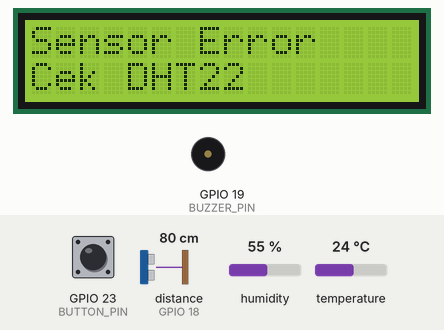
Simulated run of this sketch. Board: ESP32. On the bench: 16×2 character LCD, buzzer (waves = sounding). Wiring (from diagram.json): ultrasonic range finder: trigger GPIO 5; echo GPIO 18. The inputs (shaded band) are chosen by the test bench; at power-on: distance to the obstacle (sensor on GPIO 18) 80 cm, humidity 55 %, temperature 24 °C, GPIO 23 (BUTTON_PIN) HIGH. The echo pulse lasts 58.3 µs per cm; WiFi joins after 1.5 s; servers stay silent unless stated; what the sketch prints to the serial monitor is not drawn.

Above: at 3.5 s.
3.6 s: distance to the obstacle (sensor on GPIO 18) set to 83 cm
At 4.2 s:
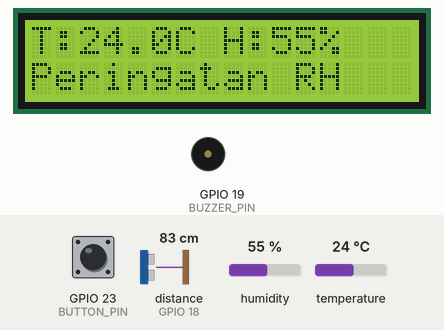
5.4 s: distance to the obstacle (sensor on GPIO 18) set to 2 cm
At 6.3 s:
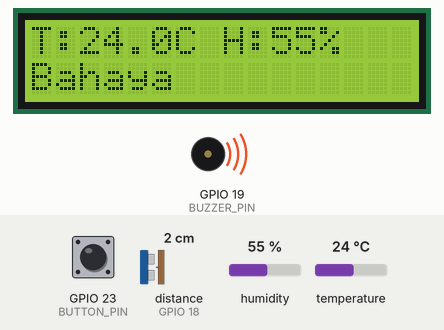
7.4 s: humidity set to 74 %
At 9.1 s:
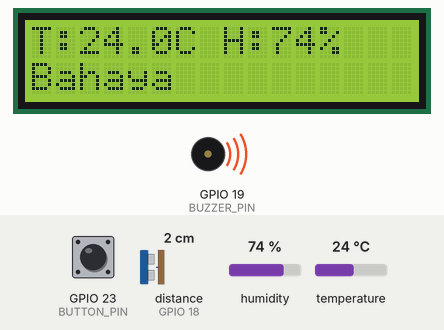
9.4 s: humidity set to 77 %
At 12.7 s:
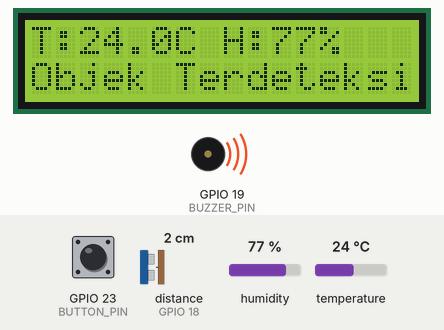
13.4 s: distance to the obstacle (sensor on GPIO 18) set to 120 cm
At 15.1 s:
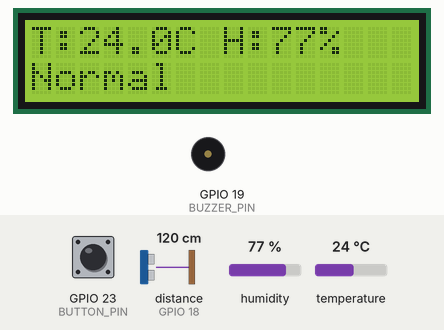
15.4 s: temperature set to 18.4 °C
At 16.8 s:
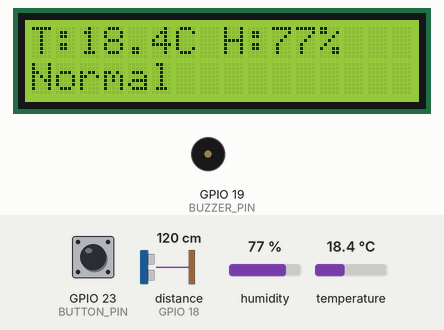
17.4 s: temperature set to 17.2 °C
Timing chart, 0 to 20.4 s (numbered marks = the images above; inputs shaded):
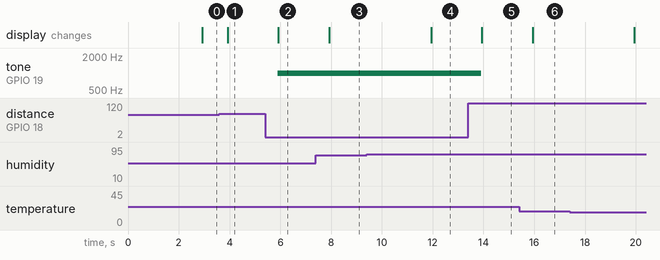

Measured:
- the behaviour switches between 80 and 81 cm on distance to the obstacle (sensor on GPIO 18) (found by bisection; images 0 and 1)
- the behaviour switches between 75 and 76 % on humidity (found by bisection; images 3 and 4)
- after the input at 3.6 s, tone on GPIO 19 (BUZZER_PIN): stays silent (without the input it goes to 1000 Hz after 0.31 s); the display: changes after 0.34 s (image 1)
- after the input at 5.4 s, tone on GPIO 19 (BUZZER_PIN): silent → 1000 Hz after 0.50 s; the display: changes after 0.52 s (image 2)
- after the input at 7.4 s, the display: changes after 0.52 s (image 3)
- after the input at 9.4 s, the display: changes after 2.5 s (image 4)
- after the input at 13.4 s, tone on GPIO 19 (BUZZER_PIN): 1000 Hz → silent after 0.50 s; the display: changes after 0.53 s (image 5)
- after the input at 15.4 s, the display: changes after 0.53 s (image 6)

The sketch:

sketch.ino
```cpp
#define BLYNK_TEMPLATE_ID "TMPL6OkhqezV7"
#define BLYNK_TEMPLATE_NAME "iot environment monitoring"
#define BLYNK_AUTH_TOKEN "ILLSguKfxvCVi4qRlZuxnLakRR-QsMHq"

#define BLYNK_PRINT Serial

#include <WiFi.h>
#include <BlynkSimpleEsp32.h>
#include <DHT.h>
#include <Wire.h>
#include <LiquidCrystal_I2C.h>

// =====================================
// 1. KONFIGURASI PIN
// =====================================

#define DHT_PIN 15
#define DHT_TYPE DHT22

#define TRIG_PIN 5
#define ECHO_PIN 18

#define BUZZER_PIN 19
#define BUTTON_PIN 23

// =====================================
// 2. KONEKSI WIFI WOKWI
// =====================================

char ssid[] = "Wokwi-GUEST";
char pass[] = "";

// =====================================
// 3. INISIALISASI KOMPONEN
// =====================================

DHT dht(DHT_PIN, DHT_TYPE);

LiquidCrystal_I2C lcd(0x27, 16, 2);

BlynkTimer timer;

// =====================================
// 4. VARIABEL SENSOR DAN STATUS
// =====================================

float suhu = 0;
float kelembapan = 0;
float jarak = 0;

bool sensorValid = false;
bool objectDetected = false;

String roomStatus = "Memulai...";

// Kontrol buzzer dari Blynk
bool buzzerEnabled = true;

// Kondisi buzzer yang sedang aktif
bool buzzerActive = false;

// Tombol fisik membisukan alarm sampai
// kondisi bahaya selesai
bool alarmMuted = false;

// Variabel pembacaan tombol
bool lastButtonState = HIGH;
bool buttonState = HIGH;
unsigned long lastDebounceTime = 0;

const unsigned long debounceDelay = 50;

// =====================================
// 5. MENERIMA KONTROL DARI BLYNK
// =====================================

BLYNK_WRITE(V4) {
  buzzerEnabled = param.asInt();

  if (!buzzerEnabled) {
    buzzerActive = false;
    noTone(BUZZER_PIN);
  }
}

BLYNK_CONNECTED() {
  Blynk.syncVirtual(V4);
}

// =====================================
// 6. MEMBACA JARAK HC-SR04
// =====================================

float bacaJarak() {
  digitalWrite(TRIG_PIN, LOW);
  delayMicroseconds(2);

  digitalWrite(TRIG_PIN, HIGH);
  delayMicroseconds(10);

  digitalWrite(TRIG_PIN, LOW);

  unsigned long durasi = pulseIn(ECHO_PIN, HIGH, 30000);

  if (durasi == 0) {
    return -1;
  }

  // Kecepatan suara sekitar 0,0343 cm/us.
  // Dibagi 2 karena suara pergi dan kembali.
  float hasil = durasi * 0.0343 / 2.0;

  return hasil;
}

// =====================================
// 7. MEMBACA SENSOR
// =====================================

void bacaSensor() {
  suhu = dht.readTemperature();
  kelembapan = dht.readHumidity();
  jarak = bacaJarak();

  sensorValid = !isnan(suhu) && !isnan(kelembapan);

  if (jarak >= 0) {
    objectDetected = (jarak < 80);
  } else {
    objectDetected = false;
  }

  // Tampilkan hasil di Serial Monitor
  Serial.println("======================");

  if (sensorValid) {
    Serial.print("Suhu: ");
    Serial.print(suhu);
    Serial.println(" C");

    Serial.print("Kelembapan: ");
    Serial.print(kelembapan);
    Serial.println(" %");
  } else {
    Serial.println("Sensor DHT22 gagal dibaca!");
  }

  if (jarak >= 0) {
    Serial.print("Jarak: ");
    Serial.print(jarak);
    Serial.println(" cm");
  } else {
    Serial.println("Jarak tidak terbaca");
  }
}

// =====================================
// 8. MENENTUKAN STATUS RUANGAN
// =====================================

void tentukanStatus() {
  if (!sensorValid) {
    roomStatus = "Sensor Error";
    return;
  }

  bool suhuNormal = (suhu >= 18 && suhu <= 25);
  bool kelembapanNormal = (kelembapan > 75);

  bool lingkunganNormal = suhuNormal && kelembapanNormal;

  if (objectDetected && !lingkunganNormal) {
    roomStatus = "Bahaya";
  }
  else if (!suhuNormal) {
    roomStatus = "Suhu Abnormal";
  }
  else if (!kelembapanNormal) {
    roomStatus = "Peringatan RH";
  }
  else if (objectDetected) {
    roomStatus = "Objek Terdeteksi";
  }
  else {
    roomStatus = "Normal";
  }

  Serial.print("Status: ");
  Serial.println(roomStatus);
}

// =====================================
// 9. MENGONTROL BUZZER DAN TOMBOL
// =====================================


void kontrolBuzzer() {
  static bool lastReading = HIGH;
  static unsigned long lastDebounceTime = 0;

  bool reading = digitalRead(BUTTON_PIN);

  // Deteksi perubahan kondisi tombol
  if (reading != lastReading) {
    lastDebounceTime = millis();
  }

  // Tunggu 50 ms agar pembacaan tombol stabil
  if (millis() - lastDebounceTime > 50) {
    static bool stableState = HIGH;

    if (reading != stableState) {
      stableState = reading;

      // Tombol baru saja ditekan
      if (stableState == LOW && objectDetected) {
        alarmMuted = !alarmMuted;
      }
    }
  }

  lastReading = reading;

  // Tentukan apakah buzzer harus berbunyi
  buzzerActive = objectDetected &&
                 buzzerEnabled &&
                 !alarmMuted;

  if (buzzerActive) {
    tone(BUZZER_PIN, 1000);
  } else {
    noTone(BUZZER_PIN);
  }

  // Reset mute setelah objek menjauh
  if (!objectDetected) {
    alarmMuted = false;
  }
}


// =====================================
// 10. MENAMPILKAN INFORMASI DI LCD
// =====================================

void tampilkanLCD() {
  lcd.clear();

  if (!sensorValid) {
    lcd.setCursor(0, 0);
    lcd.print("Sensor Error");

    lcd.setCursor(0, 1);
    lcd.print("Cek DHT22");
    return;
  }

  lcd.setCursor(0, 0);
  lcd.print("T:");
  lcd.print(suhu, 1);
  lcd.print("C H:");
  lcd.print(kelembapan, 0);
  lcd.print("%");

  lcd.setCursor(0, 1);
  lcd.print(roomStatus);
}

// =====================================
// 11. MENGIRIM DATA KE BLYNK
// =====================================

void kirimKeBlynk() {
  if (!Blynk.connected()) {
    return;
  }

  if (sensorValid) {
    Blynk.virtualWrite(V0, suhu);
    Blynk.virtualWrite(V1, kelembapan);
  }

  if (jarak >= 0) {
    Blynk.virtualWrite(V2, jarak);
  }

  Blynk.virtualWrite(V3, roomStatus);
  Blynk.virtualWrite(V5, objectDetected ? 1 : 0);
  Blynk.virtualWrite(V6, buzzerActive ? 1 : 0);
}

// =====================================
// 12. SETUP: DIJALANKAN SEKALI
// =====================================

void setup() {
  Serial.begin(115200);

  pinMode(TRIG_PIN, OUTPUT);
  pinMode(ECHO_PIN, INPUT);

  pinMode(BUZZER_PIN, OUTPUT);
  noTone(BUZZER_PIN);

  pinMode(BUTTON_PIN, INPUT_PULLUP);

  dht.begin();

  Wire.begin(21, 22);

  lcd.init();
  lcd.backlight();

  lcd.setCursor(0, 0);
  lcd.print("Plant Lab IoT");
  lcd.setCursor(0, 1);
  lcd.print("Connecting...");

  // Menghubungkan ESP32 ke Blynk
  Blynk.begin(
    BLYNK_AUTH_TOKEN,
    ssid,
    pass
  );

  // Membaca sensor setiap 2 detik
  timer.setInterval(2000L, bacaSensor);

  // Memperbarui LCD dan status
  timer.setInterval(1000L, []() {
    tentukanStatus();
    kontrolBuzzer();
    tampilkanLCD();
  });

  // Mengirim data ke Blynk setiap 2 detik
  timer.setInterval(2000L, kirimKeBlynk);
}

// =====================================
// 13. LOOP: DIJALANKAN BERULANG
// =====================================

void loop() {
  Blynk.run();
  timer.run();
  kontrolBuzzer();
}
```
